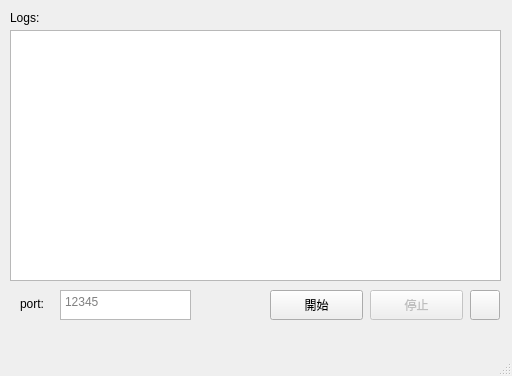
<?xml version="1.0" encoding="UTF-8"?>
<ui version="4.0">
 <class>MainWindow</class>
 <widget class="QMainWindow" name="MainWindow">
  <property name="geometry">
   <rect>
    <x>0</x>
    <y>0</y>
    <width>512</width>
    <height>376</height>
   </rect>
  </property>
  <property name="windowTitle">
   <string>server</string>
  </property>
  <widget class="QWidget" name="centralwidget">
   <widget class="QLabel" name="label">
    <property name="geometry">
     <rect>
      <x>10</x>
      <y>10</y>
      <width>58</width>
      <height>15</height>
     </rect>
    </property>
    <property name="text">
     <string>Logs:</string>
    </property>
   </widget>
   <widget class="QPlainTextEdit" name="logs">
    <property name="geometry">
     <rect>
      <x>10</x>
      <y>30</y>
      <width>491</width>
      <height>251</height>
     </rect>
    </property>
    <property name="contextMenuPolicy">
     <enum>Qt::CustomContextMenu</enum>
    </property>
    <property name="statusTip">
     <string>目前伺服器的紀錄</string>
    </property>
    <property name="sizeAdjustPolicy">
     <enum>QAbstractScrollArea::AdjustToContents</enum>
    </property>
    <property name="readOnly">
     <bool>true</bool>
    </property>
    <property name="textInteractionFlags">
     <set>Qt::TextBrowserInteraction</set>
    </property>
   </widget>
   <widget class="QLabel" name="label_2">
    <property name="geometry">
     <rect>
      <x>20</x>
      <y>296</y>
      <width>58</width>
      <height>15</height>
     </rect>
    </property>
    <property name="text">
     <string>port:</string>
    </property>
   </widget>
   <widget class="QTextEdit" name="port_textedit">
    <property name="enabled">
     <bool>true</bool>
    </property>
    <property name="geometry">
     <rect>
      <x>60</x>
      <y>290</y>
      <width>131</width>
      <height>30</height>
     </rect>
    </property>
    <property name="statusTip">
     <string>輸入要開啟的port</string>
    </property>
    <property name="placeholderText">
     <string>12345</string>
    </property>
   </widget>
   <widget class="QPushButton" name="start_button">
    <property name="geometry">
     <rect>
      <x>270</x>
      <y>290</y>
      <width>93</width>
      <height>30</height>
     </rect>
    </property>
    <property name="text">
     <string>開始</string>
    </property>
   </widget>
   <widget class="QPushButton" name="stop_button">
    <property name="enabled">
     <bool>false</bool>
    </property>
    <property name="geometry">
     <rect>
      <x>370</x>
      <y>290</y>
      <width>93</width>
      <height>30</height>
     </rect>
    </property>
    <property name="text">
     <string>停止</string>
    </property>
   </widget>
   <widget class="QPushButton" name="about_button">
    <property name="geometry">
     <rect>
      <x>470</x>
      <y>290</y>
      <width>30</width>
      <height>30</height>
     </rect>
    </property>
    <property name="text">
     <string/>
    </property>
    <property name="icon">
     <iconset resource="icons.qrc">
      <normaloff>:/resource/question.png</normaloff>:/resource/question.png</iconset>
    </property>
   </widget>
  </widget>
  <widget class="QMenuBar" name="menubar">
   <property name="geometry">
    <rect>
     <x>0</x>
     <y>0</y>
     <width>512</width>
     <height>25</height>
    </rect>
   </property>
   <property name="nativeMenuBar">
    <bool>true</bool>
   </property>
  </widget>
  <widget class="QStatusBar" name="statusbar">
   <property name="sizeGripEnabled">
    <bool>true</bool>
   </property>
  </widget>
 </widget>
 <resources>
  <include location="icons.qrc"/>
 </resources>
 <connections/>
</ui>
